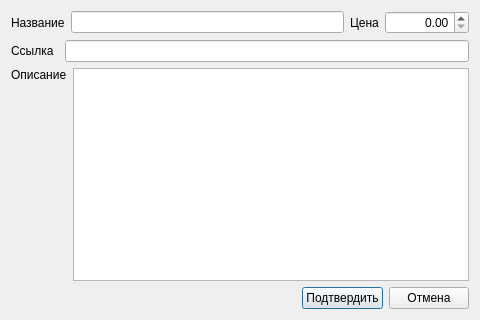
<?xml version="1.0" encoding="UTF-8"?>
<ui version="4.0">
 <class>Dialog</class>
 <widget class="QDialog" name="Dialog">
  <property name="geometry">
   <rect>
    <x>0</x>
    <y>0</y>
    <width>480</width>
    <height>320</height>
   </rect>
  </property>
  <property name="windowTitle">
   <string>Dialog</string>
  </property>
  <layout class="QVBoxLayout" name="verticalLayout_2">
   <item>
    <layout class="QHBoxLayout" name="horizontalLayout">
     <item>
      <widget class="QLabel" name="label">
       <property name="text">
        <string>Название</string>
       </property>
      </widget>
     </item>
     <item>
      <widget class="QLineEdit" name="titleField">
       <property name="minimumSize">
        <size>
         <width>100</width>
         <height>0</height>
        </size>
       </property>
      </widget>
     </item>
     <item>
      <widget class="QLabel" name="label_2">
       <property name="text">
        <string>Цена</string>
       </property>
      </widget>
     </item>
     <item>
      <widget class="QDoubleSpinBox" name="priceField">
       <property name="enabled">
        <bool>true</bool>
       </property>
       <property name="sizePolicy">
        <sizepolicy hsizetype="Preferred" vsizetype="Fixed">
         <horstretch>0</horstretch>
         <verstretch>0</verstretch>
        </sizepolicy>
       </property>
       <property name="minimumSize">
        <size>
         <width>35</width>
         <height>0</height>
        </size>
       </property>
       <property name="alignment">
        <set>Qt::AlignRight|Qt::AlignTrailing|Qt::AlignVCenter</set>
       </property>
       <property name="maximum">
        <double>999999.989999999990687</double>
       </property>
      </widget>
     </item>
    </layout>
   </item>
   <item>
    <layout class="QHBoxLayout" name="horizontalLayout_2">
     <item>
      <widget class="QLabel" name="label_3">
       <property name="text">
        <string>Ссылка</string>
       </property>
      </widget>
     </item>
     <item>
      <spacer name="horizontalSpacer">
       <property name="orientation">
        <enum>Qt::Horizontal</enum>
       </property>
       <property name="sizeType">
        <enum>QSizePolicy::Preferred</enum>
       </property>
       <property name="sizeHint" stdset="0">
        <size>
         <width>5</width>
         <height>20</height>
        </size>
       </property>
      </spacer>
     </item>
     <item>
      <widget class="QLineEdit" name="linkField"/>
     </item>
    </layout>
   </item>
   <item>
    <layout class="QHBoxLayout" name="horizontalLayout_3">
     <item>
      <layout class="QVBoxLayout" name="verticalLayout">
       <item>
        <widget class="QLabel" name="label_4">
         <property name="text">
          <string>Описание</string>
         </property>
        </widget>
       </item>
       <item>
        <spacer name="verticalSpacer">
         <property name="orientation">
          <enum>Qt::Vertical</enum>
         </property>
         <property name="sizeHint" stdset="0">
          <size>
           <width>50</width>
           <height>38</height>
          </size>
         </property>
        </spacer>
       </item>
      </layout>
     </item>
     <item>
      <widget class="QTextEdit" name="snippetField"/>
     </item>
    </layout>
   </item>
   <item>
    <layout class="QHBoxLayout" name="horizontalLayout_4">
     <item>
      <spacer name="horizontalSpacer_2">
       <property name="orientation">
        <enum>Qt::Horizontal</enum>
       </property>
       <property name="sizeHint" stdset="0">
        <size>
         <width>118</width>
         <height>20</height>
        </size>
       </property>
      </spacer>
     </item>
     <item>
      <widget class="QPushButton" name="acceptButton">
       <property name="text">
        <string>Подтвердить</string>
       </property>
      </widget>
     </item>
     <item>
      <widget class="QPushButton" name="cancelButton">
       <property name="text">
        <string>Отмена</string>
       </property>
      </widget>
     </item>
    </layout>
   </item>
  </layout>
 </widget>
 <resources/>
 <connections/>
</ui>
